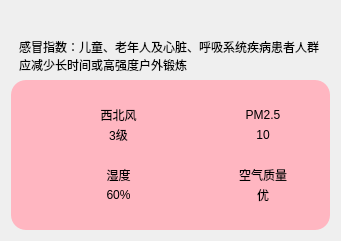
    <widget class="QWidget" name="widget_10" native="true">
     <property name="geometry">
      <rect>
       <x>10</x>
       <y>190</y>
       <width>341</width>
       <height>241</height>
      </rect>
     </property>
     <layout class="QVBoxLayout" name="verticalLayout_9">
      <item>
       <spacer name="verticalSpacer">
        <property name="orientation">
         <enum>Qt::Vertical</enum>
        </property>
        <property name="sizeHint" stdset="0">
         <size>
          <width>20</width>
          <height>10</height>
         </size>
        </property>
       </spacer>
      </item>
      <item>
       <widget class="QLabel" name="lblGanMao">
        <property name="styleSheet">
         <string notr="true">background-color: rgba(60,6 0,6 0, 0);
padding-left: 5px;
padding-right: 5px;</string>
        </property>
        <property name="text">
         <string>感冒指数：儿童、老年人及心脏、呼吸系统疾病患者人群应减少长时间或高强度户外锻炼</string>
        </property>
        <property name="wordWrap">
         <bool>true</bool>
        </property>
       </widget>
      </item>
      <item>
       <widget class="QWidget" name="widget_2" native="true">
        <property name="styleSheet">
         <string notr="true">background-color: rgb(255, 182, 193);
border-radius: 15px</string>
        </property>
        <layout class="QGridLayout" name="gridLayout">
         <property name="leftMargin">
          <number>40</number>
         </property>
         <property name="topMargin">
          <number>25</number>
         </property>
         <property name="rightMargin">
          <number>40</number>
         </property>
         <property name="bottomMargin">
          <number>25</number>
         </property>
         <property name="horizontalSpacing">
          <number>50</number>
         </property>
         <property name="verticalSpacing">
          <number>20</number>
         </property>
         <item row="0" column="0">
          <layout class="QHBoxLayout" name="horizontalLayout_12">
           <property name="spacing">
            <number>0</number>
           </property>
           <item>
            <widget class="QLabel" name="lblWindIcon">
             <property name="minimumSize">
              <size>
               <width>40</width>
               <height>40</height>
              </size>
             </property>
             <property name="maximumSize">
              <size>
               <width>40</width>
               <height>40</height>
              </size>
             </property>
             <property name="styleSheet">
              <string notr="true">background-color: rgba(255, 255, 255, 0);</string>
             </property>
             <property name="text">
              <string/>
             </property>
             <property name="pixmap">
              <pixmap resource="main.qrc">:/res/wind.png</pixmap>
             </property>
             <property name="scaledContents">
              <bool>true</bool>
             </property>
             <property name="alignment">
              <set>Qt::AlignCenter</set>
             </property>
            </widget>
           </item>
           <item>
            <layout class="QVBoxLayout" name="verticalLayout_6">
             <item>
              <widget class="QLabel" name="lblWindFx">
               <property name="styleSheet">
                <string notr="true">background-color: rgba(255, 255, 255,0);
font: 10pt &quot;微软雅黑&quot;;</string>
               </property>
               <property name="text">
                <string>西北风</string>
               </property>
               <property name="alignment">
                <set>Qt::AlignCenter</set>
               </property>
              </widget>
             </item>
             <item>
              <widget class="QLabel" name="lblWindFl">
               <property name="styleSheet">
                <string notr="true">background-color: rgba(255, 255, 255,0);
font: 10pt &quot;微软雅黑&quot;;</string>
               </property>
               <property name="text">
                <string>3级</string>
               </property>
               <property name="alignment">
                <set>Qt::AlignCenter</set>
               </property>
              </widget>
             </item>
            </layout>
           </item>
          </layout>
         </item>
         <item row="0" column="1">
          <layout class="QHBoxLayout" name="horizontalLayout_14">
           <property name="spacing">
            <number>0</number>
           </property>
           <item>
            <widget class="QLabel" name="lblPm25Icon">
             <property name="minimumSize">
              <size>
               <width>40</width>
               <height>40</height>
              </size>
             </property>
             <property name="maximumSize">
              <size>
               <width>40</width>
               <height>40</height>
              </size>
             </property>
             <property name="styleSheet">
              <string notr="true">background-color: rgba(255, 255, 255, 0);</string>
             </property>
             <property name="text">
              <string/>
             </property>
             <property name="pixmap">
              <pixmap resource="main.qrc">:/res/pm25.png</pixmap>
             </property>
             <property name="scaledContents">
              <bool>true</bool>
             </property>
             <property name="alignment">
              <set>Qt::AlignCenter</set>
             </property>
            </widget>
           </item>
           <item>
            <layout class="QVBoxLayout" name="verticalLayout_7">
             <item>
              <widget class="QLabel" name="lblPM25Title">
               <property name="styleSheet">
                <string notr="true">background-color: rgba(255, 255, 255,0);
font: 10pt &quot;微软雅黑&quot;;</string>
               </property>
               <property name="text">
                <string>PM2.5</string>
               </property>
               <property name="alignment">
                <set>Qt::AlignCenter</set>
               </property>
              </widget>
             </item>
             <item>
              <widget class="QLabel" name="lblPM25">
               <property name="styleSheet">
                <string notr="true">background-color: rgba(255, 255, 255,0);
font: 10pt &quot;微软雅黑&quot;;</string>
               </property>
               <property name="text">
                <string>10</string>
               </property>
               <property name="alignment">
                <set>Qt::AlignCenter</set>
               </property>
              </widget>
             </item>
            </layout>
           </item>
          </layout>
         </item>
         <item row="1" column="0">
          <layout class="QHBoxLayout" name="horizontalLayout_13">
           <property name="spacing">
            <number>0</number>
           </property>
           <item>
            <widget class="QLabel" name="lblShiDuIcon">
             <property name="minimumSize">
              <size>
               <width>40</width>
               <height>40</height>
              </size>
             </property>
             <property name="maximumSize">
              <size>
               <width>40</width>
               <height>40</height>
              </size>
             </property>
             <property name="styleSheet">
              <string notr="true">background-color: rgba(255, 255, 255, 0);</string>
             </property>
             <property name="text">
              <string/>
             </property>
             <property name="pixmap">
              <pixmap resource="main.qrc">:/res/humidity.png</pixmap>
             </property>
             <property name="scaledContents">
              <bool>true</bool>
             </property>
             <property name="alignment">
              <set>Qt::AlignCenter</set>
             </property>
            </widget>
           </item>
           <item>
            <layout class="QVBoxLayout" name="verticalLayout_3">
             <item>
              <widget class="QLabel" name="lblShiDuTitle">
               <property name="styleSheet">
                <string notr="true">background-color: rgba(255, 255, 255,0);
font: 10pt &quot;微软雅黑&quot;;</string>
               </property>
               <property name="text">
                <string>湿度</string>
               </property>
               <property name="alignment">
                <set>Qt::AlignCenter</set>
               </property>
              </widget>
             </item>
             <item>
              <widget class="QLabel" name="lblShiDu">
               <property name="styleSheet">
                <string notr="true">background-color: rgba(255, 255, 255,0);
font: 10pt &quot;微软雅黑&quot;;</string>
               </property>
               <property name="text">
                <string>60%</string>
               </property>
               <property name="alignment">
                <set>Qt::AlignCenter</set>
               </property>
              </widget>
             </item>
            </layout>
           </item>
          </layout>
         </item>
         <item row="1" column="1">
          <layout class="QHBoxLayout" name="horizontalLayout_15">
           <property name="spacing">
            <number>0</number>
           </property>
           <item>
            <widget class="QLabel" name="lblQualityIcon">
             <property name="minimumSize">
              <size>
               <width>40</width>
               <height>40</height>
              </size>
             </property>
             <property name="maximumSize">
              <size>
               <width>40</width>
               <height>40</height>
              </size>
             </property>
             <property name="autoFillBackground">
              <bool>false</bool>
             </property>
             <property name="styleSheet">
              <string notr="true">background-color: rgba(255, 255, 255, 0);</string>
             </property>
             <property name="text">
              <string/>
             </property>
             <property name="pixmap">
              <pixmap resource="main.qrc">:/res/aqi.png</pixmap>
             </property>
             <property name="scaledContents">
              <bool>true</bool>
             </property>
             <property name="alignment">
              <set>Qt::AlignCenter</set>
             </property>
             <property name="wordWrap">
              <bool>false</bool>
             </property>
             <property name="indent">
              <number>-1</number>
             </property>
            </widget>
           </item>
           <item>
            <layout class="QVBoxLayout" name="verticalLayout_8">
             <item>
              <widget class="QLabel" name="lblQualityTitle">
               <property name="autoFillBackground">
                <bool>false</bool>
               </property>
               <property name="styleSheet">
                <string notr="true">background-color: rgba(255, 255, 255,0);
font: 10pt &quot;微软雅黑&quot;;</string>
               </property>
               <property name="text">
                <string>空气质量</string>
               </property>
               <property name="alignment">
                <set>Qt::AlignCenter</set>
               </property>
              </widget>
             </item>
             <item>
              <widget class="QLabel" name="lblQuality">
               <property name="autoFillBackground">
                <bool>false</bool>
               </property>
               <property name="styleSheet">
                <string notr="true">background-color: rgba(255, 255, 255,0);
font: 10pt &quot;微软雅黑&quot;;</string>
               </property>
               <property name="text">
                <string>优</string>
               </property>
               <property name="alignment">
                <set>Qt::AlignCenter</set>
               </property>
              </widget>
             </item>
            </layout>
           </item>
          </layout>
         </item>
        </layout>
       </widget>
      </item>
     </layout>
    </widget>
